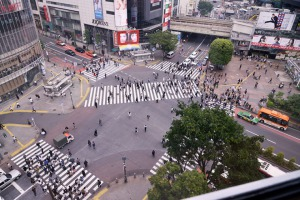
#> input picture pyenv/webserver_merged/OpenCV/vote_sample/images/img(1).jpg, 300 x 200 px; its folder holds 4 pictures in this run
$ python vote_sample.py
#> lines starting #> are read from the running program, lines starting #| are printed output that depends on the picture; after the words box and inside, x2 and y2 are one past the last pixel; in counts of white or black regions, pixels touching at a corner belong together
#-*- coding:utf-8 -*-
import cv2
import numpy as np
import os
import glob

# 今やってるのは、画像のサイズが違う
def Vote():

    # カレントディレクトリの絶対パス
    name = os.path.dirname(os.path.abspath(__name__))
    print(name)
    path = os.path.join(name, 'images\\*.jpg')
    print(path)

    jpg_files = [] #jpgリスト
    jpg_files = glob.glob(path)

    """
    for file in jpg_files:
        print(file)
    """

    img_init = cv2.imread(jpg_files[0])
#> img_init is the input picture: shape (200, 300, 3); mean B, G, R 120.9, 115.3, 125.5

    # ここで2分の1に
    height = int(img_init.shape[0] / 2)
#> height = 100
    width = int(img_init.shape[1] / 2)
#> width = 150

    #print(height, width)

    """
    for i in range(height):
        for j in range(width):
            print(i, j)
    """

    # リサイズ
    # (height, width)で縦横違ってエラーが出てた
    img_init = cv2.resize(img_init, (width, height))
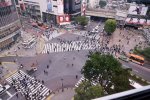
#> img_init: shape (100, 150, 3); mean B, G, R 121.1, 115.4, 125.7

    #cv2.imshow("img_init", img_init)

    # グレースケール画像に
    img_gray = cv2.cvtColor(img_init, cv2.COLOR_RGB2GRAY)
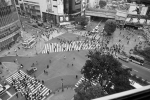
#> img_gray: shape (100, 150); min 0, max 242, mean 118.3

    # 2値化
    ret, img_gray_thresh = cv2.threshold(img_gray, 70, 255, cv2.THRESH_BINARY_INV)
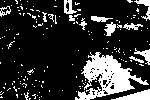
#> img_gray_thresh: shape (100, 150); 19.3% white; 160 white regions (147 under 20 px), largest, box (x1, y1, x2, y2) and area: (75, 52, 149, 100) 1503, (111, 89, 150, 100) 220, (134, 0, 150, 21) 112

    # 結果を出力
    cv2.imwrite("img_gray_thresh.jpg", img_gray_thresh)

    #変数用意
    left_white_count = 0
    left_black_count = 0
    right_white_count = 0
    right_black_count = 0

    for i in range(height):
        for j in range(width):
            if (j < width / 2):
                if img_gray_thresh[i][j] == 255:
                    left_white_count+=1 #++は使えない
                else:
                    left_black_count+=1
            else:
                #print(i, j)
                if img_gray_thresh[i][j] == 255:
                    right_white_count+=1
                else:
                    right_black_count+=1
#> after the loop, left_black_count = 7005; left_white_count = 495; right_black_count = 5095; right_white_count = 2405

    """
    print("left")
    print("white : " + str(left_white_count) + " black : " + str(left_black_count))

    print("right")
    print("white : " + str(right_white_count) + " black : " + str(right_black_count))
    """

    img_target = cv2.imread(jpg_files[1])
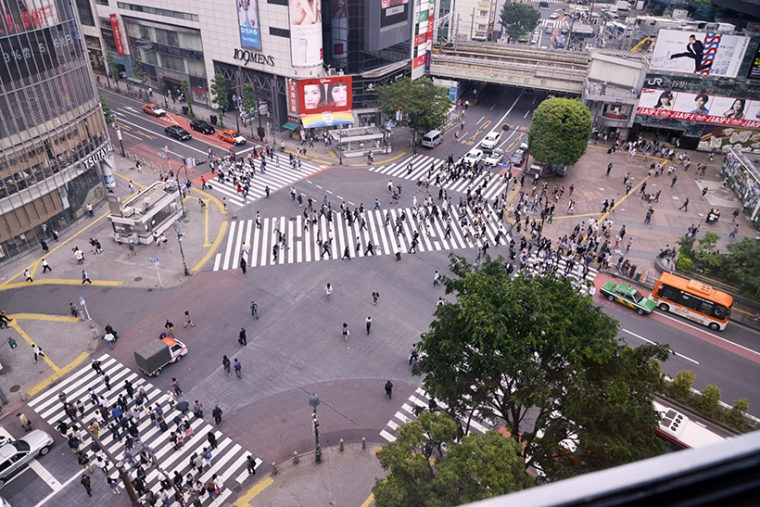
#> input picture pyenv/webserver_merged/OpenCV/vote_sample/images/img.jpg, 760 x 507 px
#> img_target is the input picture: shape (507, 760, 3); mean B, G, R 121.5, 115.8, 126

    height2 = int(img_target.shape[0] / 2)
#> height2 = 253
    width2 = int(img_target.shape[1] / 2)
#> width2 = 380

    #print(height, width)

    """
    for i in range(height):
        for j in range(width):
            print(i, j)
    """

    #リサイズ
    img_target = cv2.resize(img_target, (width2, height2))
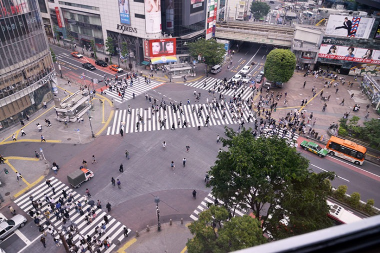
#> img_target: shape (253, 380, 3); mean B, G, R 121.4, 115.7, 125.9

    #cv2.imshow("img_target", img_target)

    # グレースケール画像に
    img_gray2 = cv2.cvtColor(img_target, cv2.COLOR_RGB2GRAY)
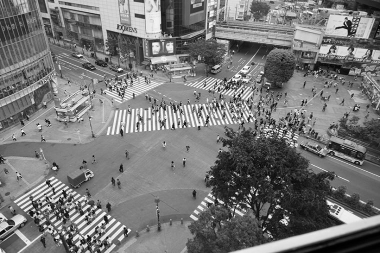
#> img_gray2: shape (253, 380); min 0, max 253, mean 118.5

    # 2値化
    ret, img_gray_thresh2 = cv2.threshold(img_gray2, 70, 255, cv2.THRESH_BINARY_INV)
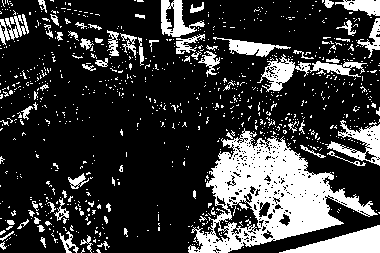
#> img_gray_thresh2: shape (253, 380); 22.5% white; 891 white regions (821 under 20 px), largest, box (x1, y1, x2, y2) and area: (188, 128, 378, 253) 9627, (279, 225, 380, 253) 1423, (257, 54, 367, 92) 1134

    # 結果を出力
    cv2.imwrite("img_gray_thresh2.jpg", img_gray_thresh2)

    #変数用意
    left_white_count2 = 0
    left_black_count2 = 0
    right_white_count2 = 0
    right_black_count2 = 0

    for i in range(height2):
        for j in range(width2):
            if (j < width2 / 2):
                if img_gray_thresh2[i][j] == 255:
                    left_white_count2+=1 #++は使えない
                else:
                    left_black_count2+=1
            else:
                if img_gray_thresh2[i][j] == 255:
                    right_white_count2+=1
                else:
                    right_black_count2+=1
#> after the loop, left_black_count2 = 43258; left_white_count2 = 4812; right_black_count2 = 31297; right_white_count2 = 16773

    """
    print("left2")
    print("white : " + str(left_white_count2) + " black : " + str(left_black_count2))

    print("right2")
    print("white : " + str(right_white_count2) + " black : " + str(right_black_count2))
    """

    # abs()：絶対値
    if (abs(left_white_count - left_white_count2) > abs(right_white_count - right_white_count2)):
        result = "left"
    else:
        result = "right"

    print(result)

    cv2.waitKey(0)
    cv2.destroyAllWindows()

if __name__ == "__main__":
    Vote()
